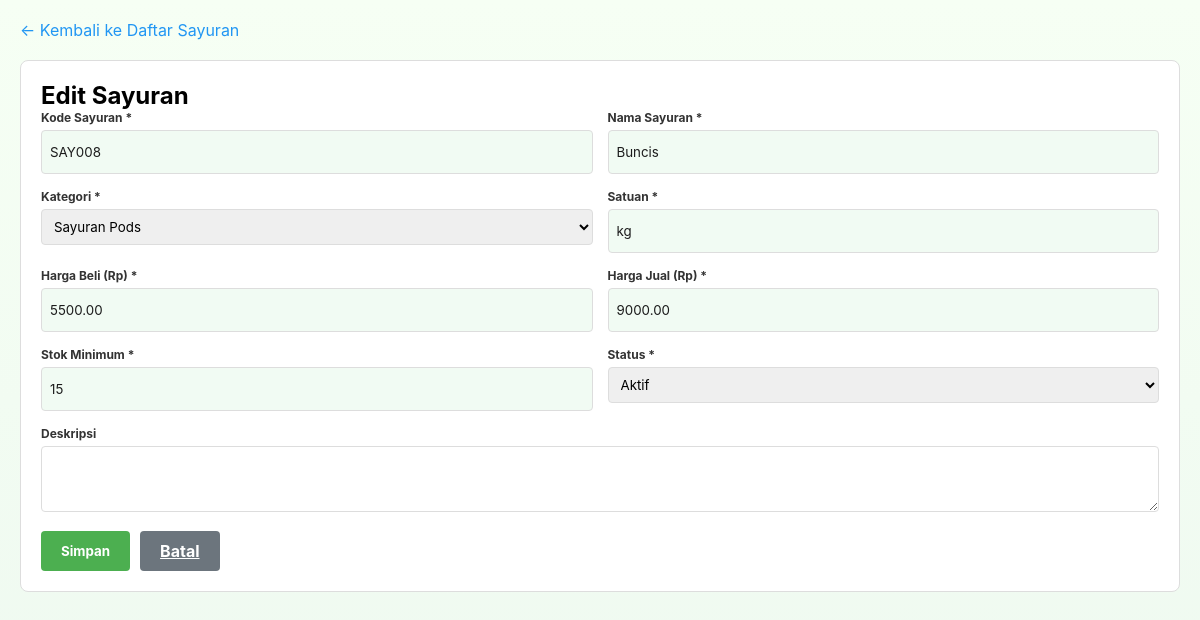
/admin/sayuran.php?action=edit&id=8 (signed in), run on the app's committed database.
### tables this page shows
CREATE TABLE `sayuran` (
  `id` int(11) NOT NULL,
  `kode_sayuran` varchar(50) NOT NULL,
  `nama_sayuran` varchar(100) NOT NULL,
  `kategori_id` int(11) NOT NULL,
  `harga_beli` decimal(10,2) NOT NULL,
  `harga_jual` decimal(10,2) NOT NULL,
  `satuan` varchar(20) NOT NULL DEFAULT 'kg',
  `stok_minimum` int(11) DEFAULT 10,
  `deskripsi` text DEFAULT NULL,
  `status` enum('aktif','nonaktif') DEFAULT 'aktif',
  `created_at` timestamp NOT NULL DEFAULT current_timestamp(),
  `updated_at` timestamp NOT NULL DEFAULT current_timestamp() ON UPDATE current_timestamp()
);

CREATE TABLE `kategori_sayuran` (
  `id` int(11) NOT NULL,
  `nama_kategori` varchar(100) NOT NULL,
  `deskripsi` text DEFAULT NULL,
  `status` enum('aktif','nonaktif') DEFAULT 'aktif',
  `created_at` timestamp NOT NULL DEFAULT current_timestamp(),
  `updated_at` timestamp NOT NULL DEFAULT current_timestamp() ON UPDATE current_timestamp()
);

### config/database.php (called while the page is built, shortened)
<?php
$conn = new mysqli(DB_HOST, DB_USER, DB_PASS, DB_NAME);
$conn->set_charset("utf8");
function escape_string($string) {
    global $conn;
    return $conn->real_escape_string($string);
}
?>

### public/admin/sayuran.php (the view, shortened to what this page needs)
<?php
include '../../config/database.php';
$action = $_GET['action'] ?? 'list';
$edit_sayuran = null;
if ($action == 'edit' && isset($_GET['id'])) {
    $id = escape_string($_GET['id']);
    $result = $conn->query("SELECT * FROM sayuran WHERE id = '$id'");
    $edit_sayuran = $result->fetch_assoc();
}
$sayurans = $conn->query("SELECT s.*, k.nama_kategori FROM sayuran s
                         JOIN kategori_sayuran k ON s.kategori_id = k.id
                         ORDER BY s.id DESC");
$kategoris = $conn->query("SELECT * FROM kategori_sayuran WHERE status = 'aktif'");
?>
<!DOCTYPE html>
<html lang="id">
<head>
    <link rel="stylesheet" href="../css/style.css">
</head>
<body>
    <div class="container">
        <?php if ($action == 'list'): ?>
        <div class="header">
            <h1>🥕 Data Sayuran</h1>
            <a href="sayuran.php?action=add" class="btn-add">+ Tambah Sayuran</a>
        </div>
        <table>
            <thead>
                <tr>
                    <th>No</th>
                    <th>Kode</th>
                    <th>Nama Sayuran</th>
                    <th>Kategori</th>
                    <th>Harga Beli</th>
                    <th>Harga Jual</th>
                    <th>Satuan</th>
                    <th>Min Stok</th>
                    <th>Status</th>
                    <th>Aksi</th>
                </tr>
            </thead>
            <tbody>
                <?php $no = 1; while ($say = $sayurans->fetch_assoc()): ?>
                <tr>
                    <td><?php echo $no++; ?></td>
                    <td><?php echo $say['kode_sayuran']; ?></td>
                    <td><?php echo $say['nama_sayuran']; ?></td>
                    <td><?php echo $say['nama_kategori']; ?></td>
                    <td><?php echo format_rupiah($say['harga_beli']); ?></td>
                    <td><?php echo format_rupiah($say['harga_jual']); ?></td>
                    <td><?php echo $say['satuan']; ?></td>
                    <td><?php echo $say['stok_minimum']; ?></td>
                    <td>
                        <span class="badge <?php echo $say['status']; ?>">
                            <?php echo ucfirst($say['status']); ?>
                        </span>
                    </td>
                    <td>
                        <div class="action-btns">
                            <a href="sayuran.php?action=edit&id=<?php echo $say['id']; ?>" class="btn-edit">Edit</a>
                            <a href="sayuran.php?action=delete&id=<?php echo $say['id']; ?>" class="btn-delete" onclick="return confirm('Yakin hapus sayuran ini?')">Hapus</a>
                        </div>
                    </td>
                </tr>
                <?php endwhile; ?>
            </tbody>
        </table>
        <?php elseif ($action == 'add' || $action == 'edit'): ?>
        <a href="sayuran.php" class="back-link">← Kembali ke Daftar Sayuran</a>
        <div class="form-container">
            <h2><?php echo $action == 'add' ? 'Tambah Sayuran Baru' : 'Edit Sayuran'; ?></h2>
            <form method="POST" action="">
                <div class="form-row">
                    <div class="form-group">
                        <label for="kode_sayuran">Kode Sayuran *</label>
                        <input type="text" id="kode_sayuran" name="kode_sayuran" value="<?php echo $edit_sayuran['kode_sayuran'] ?? ''; ?>" required>
                    </div>
                    <div class="form-group">
                        <label for="nama_sayuran">Nama Sayuran *</label>
                        <input type="text" id="nama_sayuran" name="nama_sayuran" value="<?php echo $edit_sayuran['nama_sayuran'] ?? ''; ?>" required>
                    </div>
                </div>
                <div class="form-row">
                    <div class="form-group">
                        <label for="kategori_id">Kategori *</label>
                        <select id="kategori_id" name="kategori_id" required>
                            <?php while ($kat = $kategoris->fetch_assoc()): ?>
                                <option value="<?php echo $kat['id']; ?>" <?php echo ($edit_sayuran['kategori_id'] ?? '') == $kat['id'] ? 'selected' : ''; ?>>
                                    <?php echo $kat['nama_kategori']; ?>
                                </option>
                            <?php endwhile; ?>
                        </select>
                    </div>
                    <div class="form-group">
                        <label for="satuan">Satuan *</label>
                        <input type="text" id="satuan" name="satuan" value="<?php echo $edit_sayuran['satuan'] ?? 'kg'; ?>" required>
                    </div>
                </div>
                <div class="form-row">
                    <div class="form-group">
                        <label for="harga_beli">Harga Beli (Rp) *</label>
                        <input type="number" id="harga_beli" name="harga_beli" step="0.01" value="<?php echo $edit_sayuran['harga_beli'] ?? ''; ?>" required>
                    </div>
                    <div class="form-group">
                        <label for="harga_jual">Harga Jual (Rp) *</label>
                        <input type="number" id="harga_jual" name="harga_jual" step="0.01" value="<?php echo $edit_sayuran['harga_jual'] ?? ''; ?>" required>
                    </div>
                </div>
                <div class="form-row">
                    <div class="form-group">
                        <label for="stok_minimum">Stok Minimum *</label>
                        <input type="number" id="stok_minimum" name="stok_minimum" value="<?php echo $edit_sayuran['stok_minimum'] ?? '10'; ?>" required>
                    </div>
                    <div class="form-group">
                        <label for="status">Status *</label>
                        <select id="status" name="status" required>
                            <option value="aktif" <?php echo ($edit_sayuran['status'] ?? '') == 'aktif' ? 'selected' : ''; ?>>Aktif</option>
                        </select>
                    </div>
                </div>
                <div class="form-group">
                    <label for="deskripsi">Deskripsi</label>
                    <textarea id="deskripsi" name="deskripsi" rows="3"><?php echo $edit_sayuran['deskripsi'] ?? ''; ?></textarea>
                </div>
                <div class="form-actions">
                    <button type="submit" class="btn btn-primary">Simpan</button>
                    <a href="sayuran.php" class="btn btn-secondary">Batal</a>
                </div>
            </form>
        </div>
        <?php endif; ?>
    </div>
</body>
</html>

### public/css/style.css (style rules this page uses)
:root { --container-width:1400px; }
* { margin: 0; padding: 0; box-sizing: border-box; font-family: Inter, system-ui, -apple-system, "Segoe UI", Roboto, "Helvetica Neue", Arial; }
html, body { height: 100%; }
body { background: linear-gradient(180deg, #f6fff4, #eef9f0); }
.form-group label { display:block; font-size:12px; font-weight:700; color:#455a45; margin-bottom:8px; }
.form-group input { width:100%; height:44px; border-radius:8px; border:none; background:#f1fbf3; padding:0 14px; color:#1c1c1c; }

### public/admin/sayuran.php (style rules this page uses)
.container { max-width: 1200px; margin: 20px auto; padding: 0 20px; }
.form-container { background: white; border: 1px solid #ddd; border-radius: 8px; padding: 20px; margin-bottom: 20px; }
.form-row { display: grid; grid-template-columns: repeat(auto-fit, minmax(200px, 1fr)); gap: 15px; }
.form-group { margin-bottom: 15px; }
.form-group label { display: block; margin-bottom: 5px; font-weight: bold; color: #333; }
.form-group input, .form-group select, .form-group textarea { width: 100%; padding: 8px; border: 1px solid #ddd; border-radius: 4px; box-sizing: border-box; font-family: inherit; }
.form-actions { display: flex; gap: 10px; }
.btn { padding: 10px 20px; border: none; border-radius: 4px; cursor: pointer; font-weight: bold; }
.btn-primary { background: #4CAF50; color: white; }
.btn-secondary { background: #6c757d; color: white; }
.back-link { display: inline-block; margin-bottom: 20px; color: #2196F3; text-decoration: none; }

### data on the page
sayuran: kode_sayuran "SAY008", nama_sayuran "Buncis", kategori_id "Sayuran Pods", satuan "kg", harga_beli "5500.00", harga_jual "9000.00", stok_minimum "15", status "Aktif"
